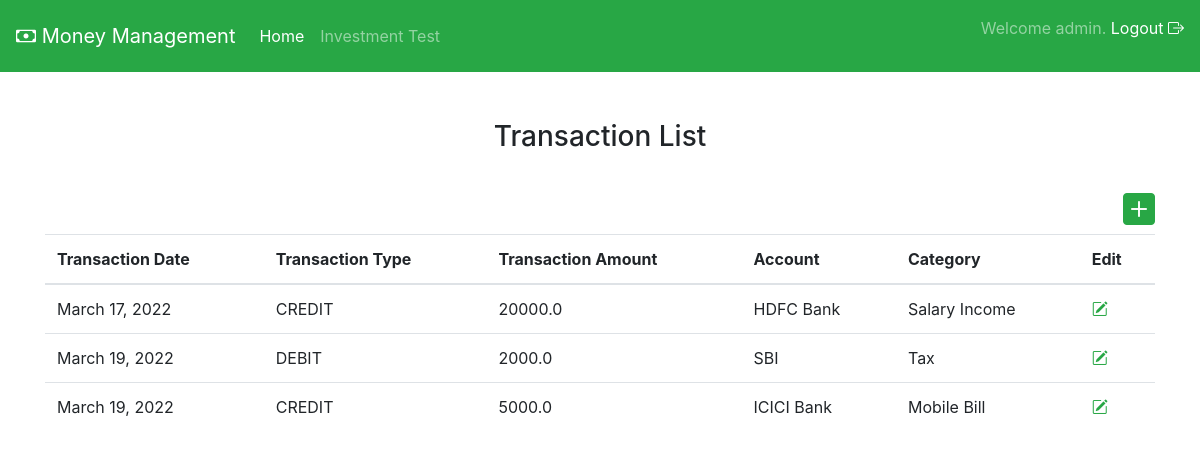
Page /transaction (signed in) on the committed database.
### savings/models.py (models this page shows, shortened)
class BankTransactions(models.Model):
    txn_type_choices = [
        ('CREDIT', 'CREDIT'),
        ('DEBIT', 'DEBIT')
        ]
    txn_date = models.DateField()
    txn_type = models.CharField(max_length=10, choices=txn_type_choices)
    txn_amount = models.FloatField()
    bank_account = models.ForeignKey(BankAccount, on_delete=models.SET_NULL, null=True, blank=True)
    owner = models.ForeignKey(User, on_delete=models.SET_NULL, null=True, blank=True)
    txn_category = models.ForeignKey(TransactionCategory, on_delete=models.SET_NULL, null=True, blank=True)

class BankAccount(models.Model):
    acct_types = [
        ('SAVING', 'SAVING'),
        ('FD', 'FD'),
        ('PPF', 'PPF')
    ]
    acct_number = models.CharField(max_length=30)
    acct_type = models.CharField(max_length=10, choices=acct_types)
    acct_name = models.CharField(max_length=30)
    owner = models.ForeignKey(User, on_delete=models.SET_NULL, null=True, blank=True)
    initial_balance = models.FloatField()
    balance = models.FloatField(default=0)

class TransactionCategory(models.Model):
    category = models.CharField(max_length=50)

### savings/views.py (the view)
# urls.py: path('transaction', views.get_bank_transaction, name='get_acct_transaction'),
@login_required()
def get_bank_transaction(request):
    transactions = BankTransactions.objects.filter(owner=request.user)
    print(transactions)
    context = {"transactions": transactions}
    return render(request, "savings/transaction_list.html", context=context)

### savings/templates/savings/transaction_list.html (shortened to what this page needs)
{% extends 'home/base.html' %}
{% block body_block %}
<div class="container">
    <div class="text-center">
        <h3>Transaction List</h3>
        <br>
    </div>
    <div class="text-right">
        <a href="{% url 'add_acct_transaction'%}"><i class="bi bi-plus-square-fill text-success" style="font-size: 2rem; color: cornflowerblue;"></i></a>
    </div>
    <table class="table  table-hover">
        <thead>
        <tr>
            <th scope="col">Transaction Date</th>
            <th scope="col">Transaction Type</th>
            <th scope="col">Transaction Amount</th>
            <th scope="col">Account</th>
            <th scope="col">Category</th>
            <th >Edit</th>
        </tr>
        </thead>
        <tbody>
            {% for txn in transactions %}
            <tr>
                <td>{{txn.txn_date }}</td>
                <td>{{txn.txn_type }}</td>
                <td>{{txn.txn_amount }}</td>
                <td>{{txn.bank_account.acct_name }}</td>
                <td>{{txn.txn_category.category }}</td>
                <td><a href="{% url 'get_acct_transaction' %}/update/{{txn.id}}"><i class="bi bi-pencil-square text-success" style="font-size: 1rem; color: cornflowerblue;"></i></a></td>
            </tr>
            {% endfor %}
        </tbody>
    </table>
</div>
{% endblock %}

### home/templates/home/base.html (shortened to what this page needs)
<!DOCTYPE html>
<html lang="en">
<head>
    <link rel='stylesheet' href='https://cdn.datatables.net/1.10.20/css/dataTables.bootstrap.min.css'>
    <link rel='stylesheet' href='https://cdn.datatables.net/1.10.20/css/jquery.dataTables.min.css'>
    <link rel='stylesheet' href='https://cdn.datatables.net/buttons/1.6.0/css/buttons.dataTables.min.css'>
    <link rel="stylesheet" href="https://cdn.jsdelivr.net/npm/bootstrap@4.6.0/dist/css/bootstrap.min.css">
    <link rel="stylesheet" href="https://cdn.jsdelivr.net/npm/bootstrap-icons@1.5.0/font/bootstrap-icons.css">
    <link href="https://cdn.jsdelivr.net/npm/select2@4.1.0-rc.0/dist/css/select2.min.css" rel="stylesheet" />
</head>
<body>
<nav class="navbar navbar-expand-lg navbar-dark bg-success">
    <a class="navbar-brand" href="#"><i class="bi bi-cash"></i> Money Management</a>
    <div class="collapse navbar-collapse" id="navbarText">
        <ul class="navbar-nav mr-auto">
            {% if user.is_authenticated %}
            <li class="nav-item active">
                <a class="nav-link" href="{% url 'home' %}">Home <span class="sr-only">(current)</span></a>
            </li>
            {% endif %}
            <li class="nav-item">
                <a class="nav-link" href="{% url 'inv_return_test' %}">Investment Test</a>
            </li>
        </ul>
        <span class="navbar-text">
            {% if user.is_authenticated %}
            <p>Welcome {{ user.username }}.
                <a href="{% url 'logout' %}">Logout <i class="bi bi-box-arrow-right"></i></a>
            </p>
            {% else %}
            <p>Welcome Guest <a href="{% url 'login' %}">Login <i class="bi bi-box-arrow-left"></i></a></p>
            {% endif %}
        </span>
    </div>
</nav>
<br><br>
{% block body_block %}
{% endblock %}
</body>
</html>

### rows in the picture
BankTransactions: txn_date "March 17, 2022", txn_type "CREDIT", txn_amount "20000.0", bank_account.acct_name "HDFC Bank", txn_category.category "Salary Income"
BankTransactions: txn_date "March 19, 2022", txn_type "DEBIT", txn_amount "2000.0", bank_account.acct_name "SBI", txn_category.category "Tax"
BankTransactions: txn_date "March 19, 2022", txn_type "CREDIT", txn_amount "5000.0", bank_account.acct_name "ICICI Bank", txn_category.category "Mobile Bill"

### other values in the picture
{{ user.username }} "admin"
